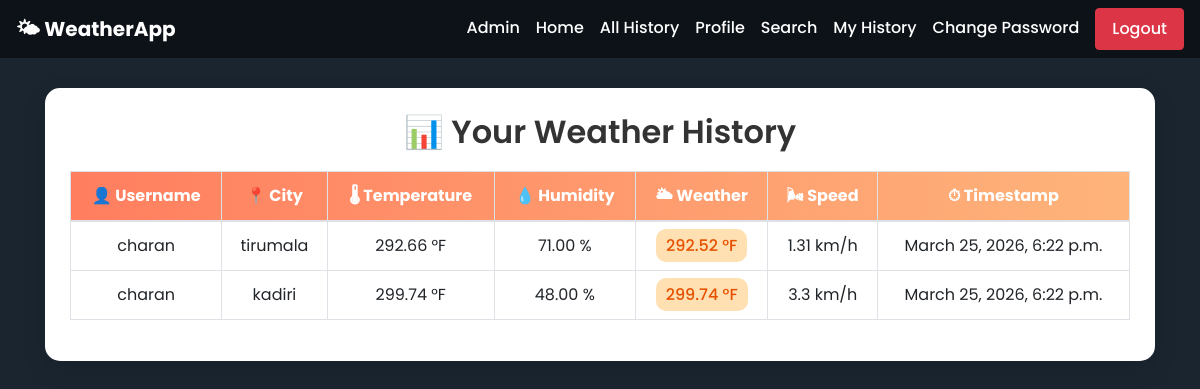
Page /user_history/ (signed in) on the committed database.
### app/models.py (models this page shows, shortened)
class WeatherData(models.Model):
    username = models.ForeignKey(User,on_delete=models.CASCADE,default=0)
    city = models.CharField(max_length=100)
    temperature = models.DecimalField(max_digits=5, decimal_places=2)
    humidity = models.DecimalField(max_digits=5, decimal_places=2)
    weather = models.CharField(max_length=10,default=0)
    speed = models.CharField(max_length=10,default=0)
    timestamp = models.DateTimeField(auto_now_add=True)

### app/views.py (the view)
# urls.py: path('user_history/',user_history,name='user_history'),
@login_required
def user_history(request):
    username=request.session['username']
    UO=User.objects.get(username=username)
    LWO=WeatherData.objects.filter(username=UO)
    context = {'LWO':LWO}
    return render(request,'user_history.html',context)

### templates/user_history.html (shortened to what this page needs)
{% extends 'dummy.html' %}
{% block body_block %}
<div class="history-container">
    <h2 class="history-title">📊 Your Weather History</h2>
    <div class="table-responsive">
        <table class="table table-bordered table-hover text-center">
            <thead>
                <tr>
                    <th>👤 Username</th>
                    <th>📍 City</th>
                    <th>🌡 Temperature</th>
                    <th>💧 Humidity</th>
                    <th>🌥 Weather</th>
                    <th>🌬 Speed</th>
                    <th>⏱ Timestamp</th>
                </tr>
            </thead>
            <tbody>
                {% for obj in LWO %}
                <tr>
                    <td>{{ obj.username }}</td>
                    <td>{{ obj.city }}</td>
                    <td>{{ obj.temperature }} °F</td>
                    <td>{{ obj.humidity }} %</td>
                    <td>
                        <span class="badge-weather">{{ obj.weather }} °F</span>
                    </td>
                    <td>{{ obj.speed }} km/h</td>
                    <td>{{ obj.timestamp }}</td>
                </tr>
                {% empty %}
                <tr>
                    <td colspan="7" class="empty-msg">No history available</td>
                </tr>
                {% endfor %}
            </tbody>
        </table>
    </div>
</div>
{% endblock %}

### templates/dummy.html (style rules this page uses)
body { margin: 0; padding: 0; font-family: 'Poppins', sans-serif; min-height: 100vh; background: url('https://images.unsplash.com/photo-1608889175123-8ee362201f81') no-repeat center center/cover; background-color: #2c3e50; }
body::before { content: ""; position: fixed; width: 100%; height: 100%; background: rgba(0,0,0,0.4); top: 0; left: 0; z-index: -1; }
nav, .hero, .main-container, .register-wrapper, .login-container, .profile-container, .search-container, .result-container, .history-container { position: relative; z-index: 2; }

### templates/user_history.html (style rules this page uses)
.history-container { margin-top: 30px; padding: 25px; background: white; border-radius: 15px; box-shadow: 0 8px 25px rgba(0,0,0,0.1); }
.history-title { text-align: center; font-weight: 600; margin-bottom: 20px; color: #333; }
.table thead { background: linear-gradient(90deg, #ff7e5f, #feb47b); color: white; }
.badge-weather { padding: 5px 10px; border-radius: 10px; background: #ffe0b2; color: #e65100; font-weight: 500; }

### rows in the picture
WeatherData: username "charan", city "tirumala", temperature "292.66", humidity "71.00", weather "292.52", speed "1.31", timestamp "March 25, 2026, 6:22 p.m."
WeatherData: username "charan", city "kadiri", temperature "299.74", humidity "48.00", weather "299.74", speed "3.3", timestamp "March 25, 2026, 6:22 p.m."
